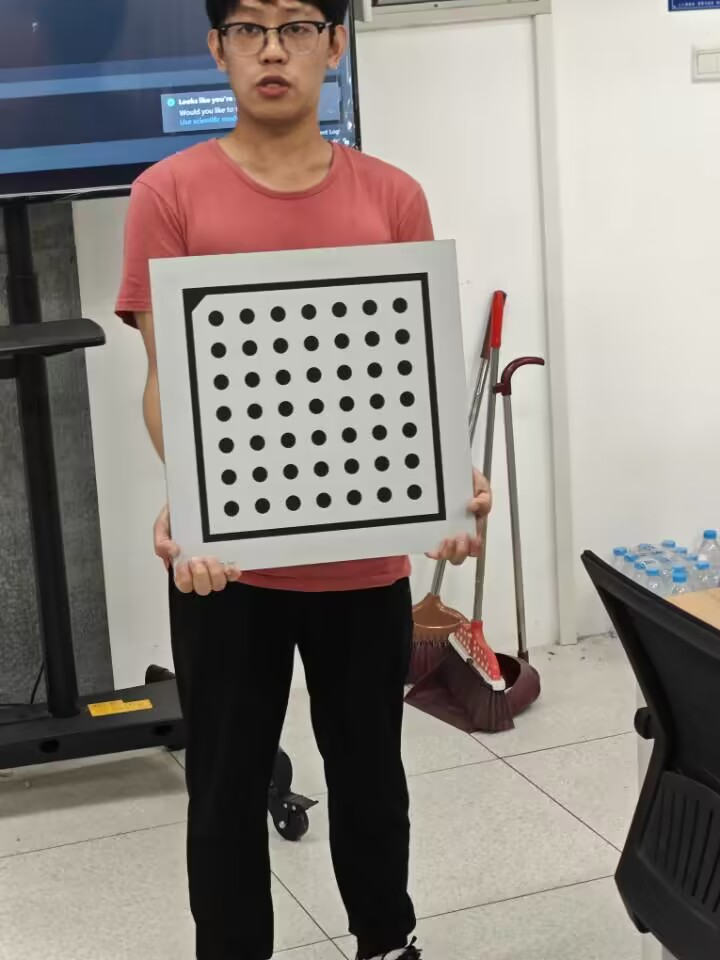
#> input picture task4/img/001.jpg, 720 x 960 px; its folder holds 4 pictures in this run
$ jupyter execute camera.ipynb
#> lines starting #> are read from the running program, lines starting #| are printed output that depends on the picture
[cell 1]
# 标定流程如下图所示，
# 首先要拍摄标定板的图像，拍摄数量一般在 10 张左右，
# 要保证标定板完全出现在图片中，
# 同时尽量选取多个角度拍摄，
# 拍摄完成后，要寻找标定板的圆点位置
# 如果是棋盘格，就是找棋盘格的角点也就是格子的 4 个角，
# 然后将圆点在图像上的坐标和现实中的坐标相匹配，
# 最后计算得到相机参数，完成标定。

[cell 2]
import cv2
import numpy as np
import glob
import matplotlib.pyplot as plt
import cvzone
import os

[cell 3]
#求输入数据的归一化矩阵
def normalizing_input_data(coor_data):
    x_avg =np.mean(coor_data[:,0])
    y_avg=np.mean(coor_data[:,1])
    sx =np.sqrt(2)/ np.std(coor_data[:,0])
    sy =np.sqrt(2)/ np.std(coor_data[:,1])
    norm_matrix = np.matrix([[sx,0,-sx * x_avg],
                             [0, sy, -sy * y_avg],
                             [0,0,1]])
    return norm_matrix

[cell 4]
#求单应矩阵H
def get_H(pic_coor,real_coor):
    #获得归一化矩阵
    pic_norm_mat =normalizing_input_data(pic_coor)
    real_norm_mat =normalizing_input_data(real_coor)
    M=[]
    for i in range(len(pic_coor)):
        # 转换为齐次坐标
        single_pic_coor = np.array([pic_coor[i][0],pic_coor[i][1],1])
        single_real_coor = np.array([real_coor[i][0],real_coor[i][1],1])
        # 坐标归一化
        pic_norm = np.dot(pic_norm_mat, single_pic_coor)
        real_norm=np.dot(real_norm_mat,single_real_coor)
        # 构造M矩阵
        M.append(np.array([-real_norm.item(0),-real_norm.item(1),-1,0,0,0,pic_norm.item(0) * real_norm.item(0),pic_norm.item(0) * real_norm.item(1),pic_norm.item(0)]))
        M.append(np.array([0,0,0,
        -real_norm.item(0), -real_norm.item(1),-1,
        pic_norm.item(1) * real_norm.item(0),pic_norm.item(1) * real_norm.item(1) ,pic_norm.item(1)]))
    #·利用SVD求解N*h =0中h的解
    U,S,VT = np.linalg.svd((np .array(M, dtype='float')).reshape((-1,9)))
    #最小的奇异值对应的奇异向量,S求出来按大小排列的，最后的最小
    H=VT[-1].reshape((3,3))
    H = np.dot(np.dot(np.linalg.inv(pic_norm_mat),H),real_norm_mat)
    H/=H[-1,-1]
    return H

[cell 5]
# 返回H,pic_coor为角点在图像上的坐标,real_coor为角点在现实中的坐标
def get_Homography(pic_coor,real_coor):
    refined_homographies = []
    for i in range(len(pic_coor)):
        H = get_H(pic_coor[i],real_coor[i]).reshape(-1,1)
        refined_homographies.append(H)
    return np.array(refined_homographies)

[cell 6]
# 返回pq位置对应的v向量
def create_v(p,q,H):
    H = H.reshape(3,3)
    return np.array([
        H[0][p]*H[0][q],
        H[0][p]*H[1][q]+H[1][p]*H[0][q],
        H[1][p]*H[1][q],
        H[2][p]*H[0][q]+H[0][p]*H[2][q],
        H[2][p]*H[1][q]+H[1][p]*H[2][q],
        H[2][p]*H[2][q]
    ])

[cell 7]
# 返回相机内参矩阵A
def get_intrinsic_param(H):
    # 构建V矩阵
    V = np.array([])
    for i in range(len(H)):
        V = np.append(V,np.array([create_v(0,1,H[i]),create_v(0,0,H[i])-create_v(1,1,H[i])]))
    #利用SVD求解Vb=0中b的解
    U,S,VT = np.linalg.svd((np.array(V,dtype='float')).reshape((-1,6)))
    #最小的奇异值对应的奇异向量,S求出来按大小排列的，最后的最小
    b = VT[-1]
    #求出相机内参矩阵A
    w = b[0]*b[2]*b[5]-b[1]*b[1]*b[5]-b[0]*b[4]*b[4]+2*b[1]*b[3]*b[4]-b[2]*b[3]*b[3]
    d = b[0]*b[2]-b[1]*b[1]
    print(b[0])
    print(d)
    alpha = np.sqrt(w/(d*b[0]))
    beta = np.sqrt(w/(d*d)*b[0])
    gamma = np.sqrt(w/(d*d)*b[0])
    uc = (b[1]*b[4]-b[2]*b[3])/d
    vc = (b[1]*b[3]-b[0]*b[4])/d
    A = np.array([
        [alpha,gamma,uc],
        [0,beta,vc],
        [0,0,1]
    ])
    return A

[cell 8]
# 返回每一幅图的外参矩阵[R|t]
def get_extrinsic_param(H,intrinsics_param):
    extrinsic_param = []
    inv_intrinsics_param = np.linalg.inv(intrinsics_param)
    for i in range(len(H)):
        h0 = (H[i].reshape(3,3))[:,0]
        h1 = (H[i].reshape(3,3))[:,1]
        h2 = (H[i].reshape(3,3))[:,2]
        scale_factor = 1/np.linalg.norm(np.dot(inv_intrinsics_param,h0))
        r0 = scale_factor * np.dot(inv_intrinsics_param,h0)
        r1 = scale_factor * np.dot(inv_intrinsics_param,h1)
        r2 = np.cross(r0,r1)
        t = scale_factor * np.dot(inv_intrinsics_param,h2)

        R = np.array([r0,r1,r2,t]).transpose()
        extrinsic_param.append(R)
    return np.array(extrinsic_param)

[cell 9]
file_dir = "./img"
pic_name = os.listdir(file_dir)

[cell 10]
# 角点为7*7
w = 7
h = 7

[cell 11]
cross_corners = [w,h]
real_coor = np.zeros((cross_corners[0]*cross_corners[1],2),np.float32)
real_coor[:,:2] = np.mgrid[0:w,0:h].T.reshape(-1,2)
real_points = []
real_points_x_y = []
pic_points = []

[cell 12]
for pic in pic_name:
    # 读取照片
    pic_path = os.path.join(file_dir,pic)
    pic_data = cv2.imread(pic_path)
#> pic_data is the input picture: shape (960, 720, 3); mean B, G, R 129.6, 135, 141.8
    # 寻找棋盘角点，ret为是否找到角点，pic_coor为角点在图像上的坐标，54*1*2
    ret,pic_coor = cv2.findCirclesGrid(pic_data,(cross_corners[0],cross_corners[1]),None)
#> ret = True; pic_coor = 49 rows, first 8: [215.5, 317.9], [246.7, 315.8], [277.6, 313.6], [308.3, 311.4], [338.9, 309.2], [369.3, 307.1], [399.5, 305], [218.1, 349.8]
    if ret:
        # 添加对应3D-2D坐标
        pic_coor = pic_coor.reshape(-1,2)
#> pic_coor = 49 pairs, first value 215.5 to 413.9, second value 305 to 508.2
        pic_points.append(pic_coor)
        real_points.append(real_coor)
        real_points_x_y.append(real_coor[:,:2])

[cell 13]
# 求单应矩阵H
H = get_Homography(pic_points,real_points)
#> in get_Homography, `refined_homographies = []`: refined_homographies = []
#> the loop in get_Homography, `for i in range(len(pic_coor)):` made 4 passes
#> pass 1, in get_H, `U,S,VT = np.linalg.svd((np .array(M, dtype='float')).reshape((-1,9)))`:
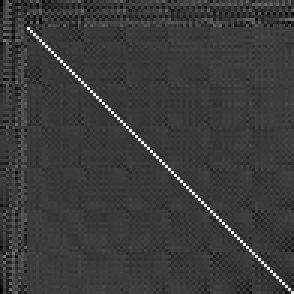
#> U: shape (98, 98) float64 (shown 3 times larger); min -0.294, max 0.973, mean 0.000299; drawn with min black and max white
#> pass 2, in get_H (call 2), `U,S,VT = np.linalg.svd((np .array(M, dtype='float')).reshape((-1,9)))`:
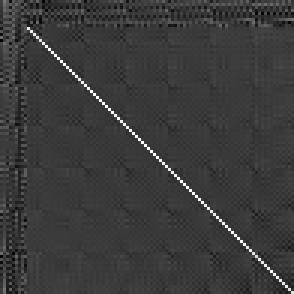
#> U: shape (98, 98) float64 (shown 3 times larger); min -0.294, max 0.973, mean -8.93e-05; drawn with min black and max white

[cell 14]
# 求相机内参矩阵A
A = get_intrinsic_param(H)

[cell 15]
# 求外参矩阵[R|t]
R_t = get_extrinsic_param(H,A)

[cell 16]
# 打印相机参数
print("相机内参矩阵A为：\n",A)
print("外参矩阵[R|t]为：\n")
for item in R_t:
    print(item)
